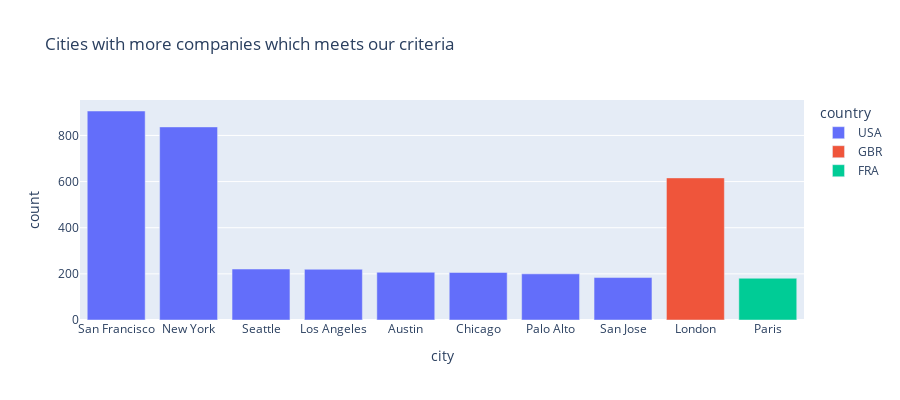

This figure's notebook cell:
### Code cell
fig_city= qr.fig_city(df_top10_city)
fig_city

### Figure 1 — Plotly figure (JSON) as saved in the notebook; plotly's stock layout.template omitted (floating-point values rounded to 4 significant figures)
{"data": [{"alignmentgroup": "True", "hovertemplate": "country=USA<br>city=%{x}<br>count=%{y}<extra></extra>", "legendgroup": "USA", "marker": {"color": "#636efa", "pattern": {"shape": ""}}, "name": "USA", "offsetgroup": "USA", "orientation": "v", "showlegend": true, "textposition": "auto", "type": "bar", "x": ["San Francisco", "New York", "Seattle", "Los Angeles", "Austin", "Chicago", "Palo Alto", "San Jose"], "xaxis": "x", "y": [906, 837, 221, 220, 207, 206, 200, 184], "yaxis": "y"}, {"alignmentgroup": "True", "hovertemplate": "country=GBR<br>city=%{x}<br>count=%{y}<extra></extra>", "legendgroup": "GBR", "marker": {"color": "#EF553B", "pattern": {"shape": ""}}, "name": "GBR", "offsetgroup": "GBR", "orientation": "v", "showlegend": true, "textposition": "auto", "type": "bar", "x": ["London"], "xaxis": "x", "y": [616], "yaxis": "y"}, {"alignmentgroup": "True", "hovertemplate": "country=FRA<br>city=%{x}<br>count=%{y}<extra></extra>", "legendgroup": "FRA", "marker": {"color": "#00cc96", "pattern": {"shape": ""}}, "name": "FRA", "offsetgroup": "FRA", "orientation": "v", "showlegend": true, "textposition": "auto", "type": "bar", "x": ["Paris"], "xaxis": "x", "y": [181], "yaxis": "y"}], "layout": {"barmode": "relative", "height": 400, "legend": {"title": {"text": "country"}, "tracegroupgap": 0}, "title": {"text": "Cities with more companies which meets our criteria"}, "xaxis": {"anchor": "y", "domain": [0, 1], "title": {"text": "city"}}, "yaxis": {"anchor": "x", "domain": [0, 1], "title": {"text": "count"}}}}
